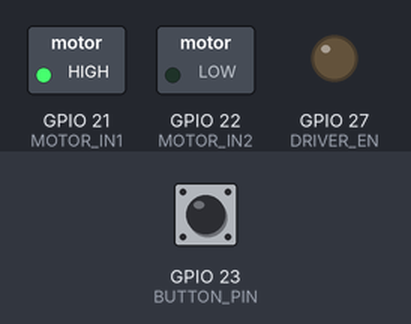
Bench run of a sketch on a simulated ESP32. Shown: switched loads named in the sketch (green lamp = pin HIGH), output pins drawn as LEDs (lit = HIGH). The test bench sets the inputs (shaded band); at power-on: GPIO 23 (BUTTON_PIN) HIGH.

Above: at 1.2 s.
1.3 s: GPIO 23 (BUTTON_PIN) pulled LOW for 0.15 s
At 1.37 s:
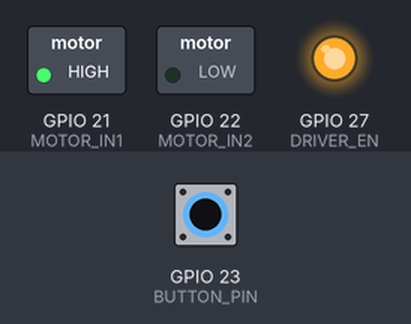
2.9 s: GPIO 23 (BUTTON_PIN) pulled LOW for 3.2 s
At 6.8 s:
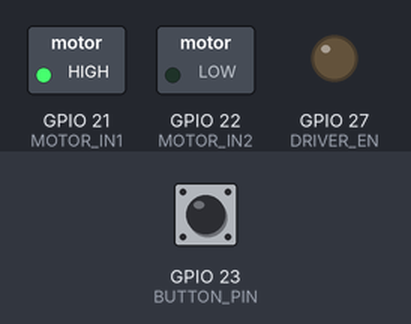
Timing chart, 0 to 8.3 s (numbered marks = the images above; inputs shaded):
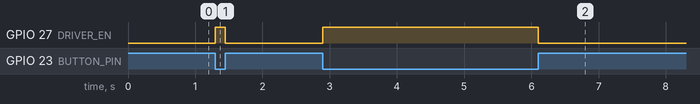

The sketch:

BCA188_Laboratory_6.ino
```cpp
#include <Arduino.h>
const uint8_t BUTTON_PIN = 23;
const uint8_t MOTOR_IN1  = 21;
const uint8_t MOTOR_IN2  = 22;
const uint8_t DRIVER_EN  = 27;  // L298N ENA

void setup() {
  pinMode(DRIVER_EN, OUTPUT);
  digitalWrite(DRIVER_EN, LOW);   // disabled = coast
  pinMode(MOTOR_IN1, OUTPUT);
  pinMode(MOTOR_IN2, OUTPUT);
  digitalWrite(MOTOR_IN1, HIGH);  // fixed direction
  digitalWrite(MOTOR_IN2, LOW);
  pinMode(BUTTON_PIN, INPUT_PULLUP);
}

void loop() {
  const bool pressed = (digitalRead(BUTTON_PIN) == LOW);
  digitalWrite(DRIVER_EN, pressed ? HIGH : LOW);  // held = run, release = coast
}
```

Measured:
- after the input at 1.3 s, GPIO 27 (DRIVER_EN): LOW → HIGH at once, → LOW 0.15 s later
- after the input at 2.9 s, GPIO 27 (DRIVER_EN): LOW → HIGH at once, → LOW 3.2 s later
